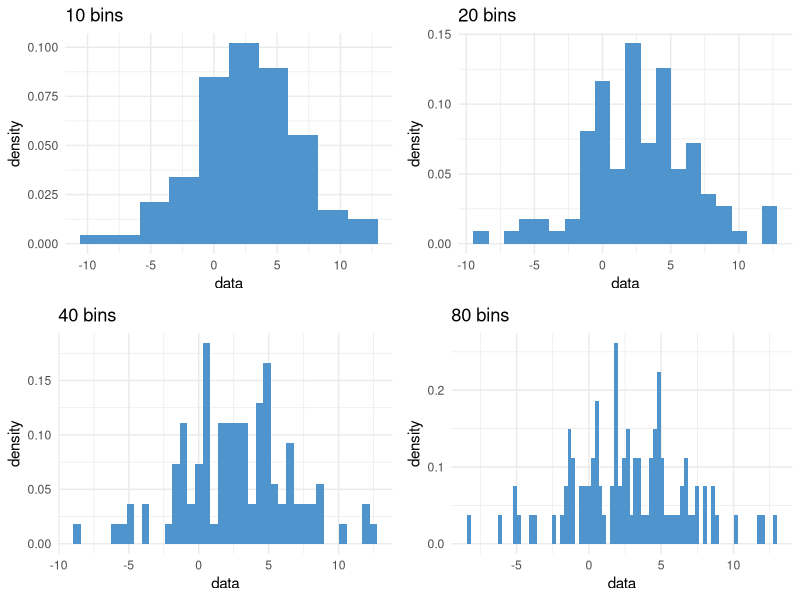
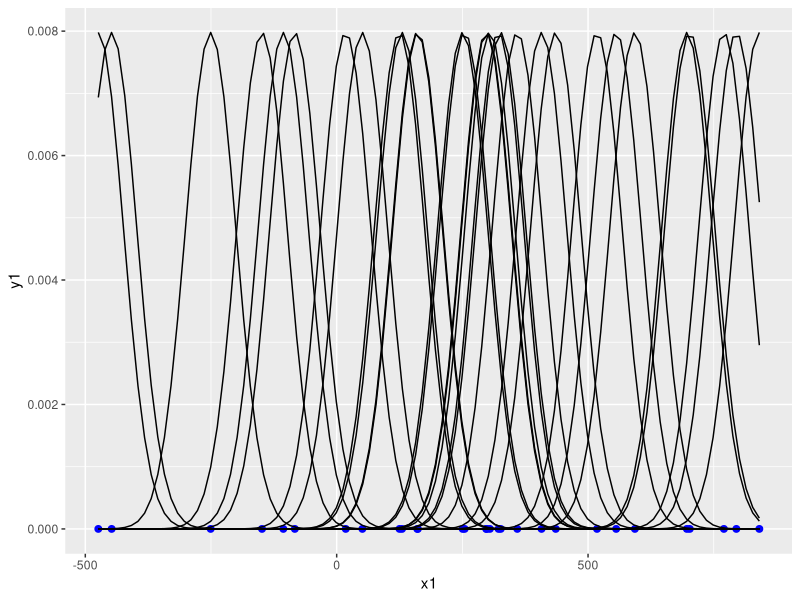
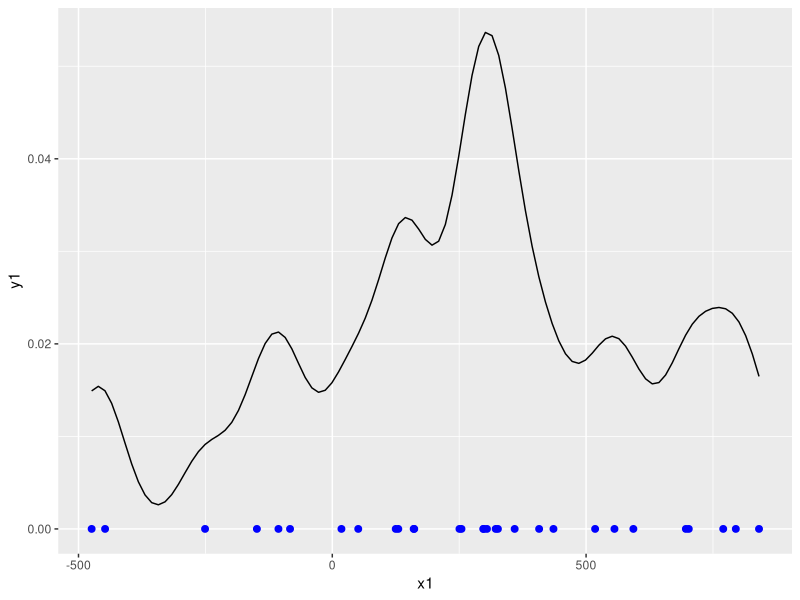
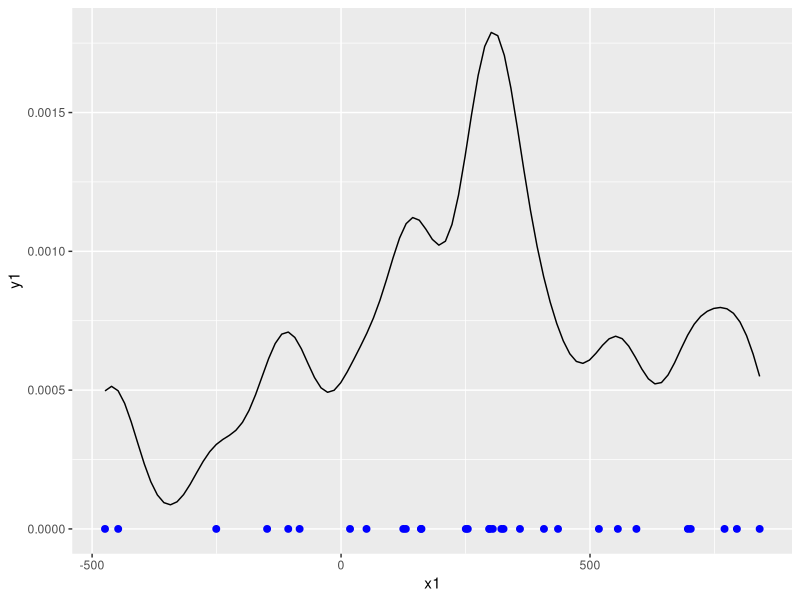
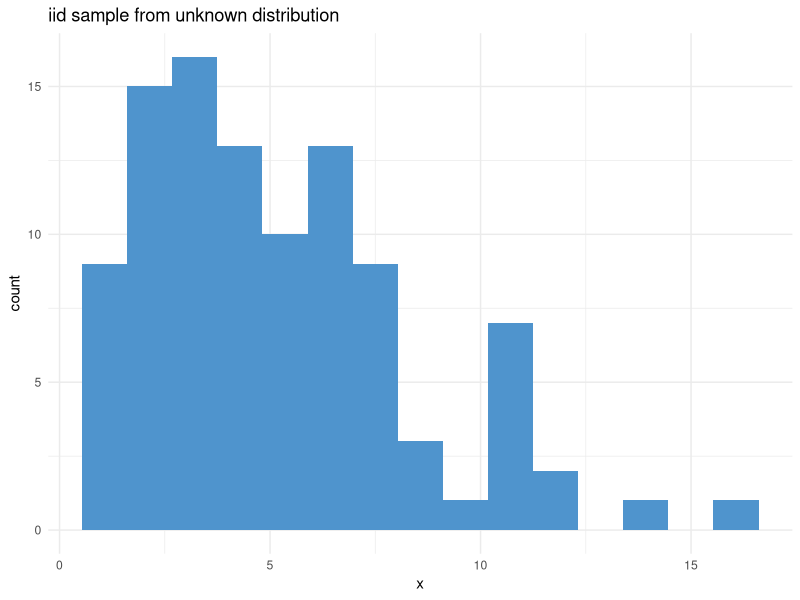

Generate these figures, in order, with R: (Note: this script raises an error after producing the figures.)
## ---- chunk 1
# this code chunk installs and loads all the libraries you'll need for the activity
packages <- c('ggplot2', 'gridExtra')

miss_pkgs <- packages[!packages %in% installed.packages()[,1]]

if(length(miss_pkgs) > 0){
  install.packages(miss_pkgs)
}

invisible(lapply(packages, library, character.only = TRUE))

rm(miss_pkgs, packages)

set.seed(455)
## ---- chunk 2
set.seed(455)
simdat <- rnorm(n = 100, mean = 2, sd = 4)
# fn borrowed from Son Phan
hist_bins <- function(data, bins) {
  ggplot(mapping = aes(x = data, y=..density..)) +
  geom_histogram(bins = bins, fill = "steelblue3") + 
  ggtitle(sprintf(fmt = "%i bins", bins)) + theme_minimal()
}

grid.arrange(hist_bins(simdat, 10), 
             hist_bins(simdat, 20), 
             hist_bins(simdat, 40), 
             hist_bins(simdat, 80), nrow=2)
## ---- chunk 3
set.seed(10)
x1 <- rnorm(30, mean = 400, sd = 400)
y1 <- rnorm(30, mean = 0, sd = 0)

simdat1 <- data.frame(x1, y1)

#for (q in 1:30){
ggplot(simdat1) +
  geom_point(aes(x = x1, y = y1), color = "blue", size = 2)+
  stat_function(fun = dnorm, args = list(mean = x1[1], sd = 50))+
  stat_function(fun = dnorm, args = list(mean = x1[2], sd = 50))+
  stat_function(fun = dnorm, args = list(mean = x1[3], sd = 50))+
  stat_function(fun = dnorm, args = list(mean = x1[4], sd = 50))+
  stat_function(fun = dnorm, args = list(mean = x1[5], sd = 50))+
  stat_function(fun = dnorm, args = list(mean = x1[6], sd = 50))+
  stat_function(fun = dnorm, args = list(mean = x1[7], sd = 50))+
  stat_function(fun = dnorm, args = list(mean = x1[8], sd = 50))+
  stat_function(fun = dnorm, args = list(mean = x1[9], sd = 50))+
  stat_function(fun = dnorm, args = list(mean = x1[10], sd = 50))+
  stat_function(fun = dnorm, args = list(mean = x1[11], sd = 50))+
  stat_function(fun = dnorm, args = list(mean = x1[12], sd = 50))+
  stat_function(fun = dnorm, args = list(mean = x1[13], sd = 50))+
  stat_function(fun = dnorm, args = list(mean = x1[14], sd = 50))+
  stat_function(fun = dnorm, args = list(mean = x1[15], sd = 50))+
  stat_function(fun = dnorm, args = list(mean = x1[16], sd = 50))+
  stat_function(fun = dnorm, args = list(mean = x1[17], sd = 50))+
  stat_function(fun = dnorm, args = list(mean = x1[18], sd = 50))+
  stat_function(fun = dnorm, args = list(mean = x1[19], sd = 50))+
  stat_function(fun = dnorm, args = list(mean = x1[20], sd = 50))+
  stat_function(fun = dnorm, args = list(mean = x1[21], sd = 50))+
  stat_function(fun = dnorm, args = list(mean = x1[22], sd = 50))+
  stat_function(fun = dnorm, args = list(mean = x1[23], sd = 50))+
  stat_function(fun = dnorm, args = list(mean = x1[24], sd = 50))+
  stat_function(fun = dnorm, args = list(mean = x1[25], sd = 50))+
  stat_function(fun = dnorm, args = list(mean = x1[26], sd = 50))+
  stat_function(fun = dnorm, args = list(mean = x1[27], sd = 50))+
  stat_function(fun = dnorm, args = list(mean = x1[28], sd = 50))+
  stat_function(fun = dnorm, args = list(mean = x1[29], sd = 50))+
  stat_function(fun = dnorm, args = list(mean = x1[30], sd = 50))
#}
## ---- chunk 4
eq <- function(x){
  dnorm(x, mean = x1[1], sd = 50)+
  dnorm(x, mean = x1[2], sd = 50)+
  dnorm(x, mean = x1[3], sd = 50)+
  dnorm(x, mean = x1[4], sd = 50)+
  dnorm(x, mean = x1[5], sd = 50)+
  dnorm(x, mean = x1[6], sd = 50)+
  dnorm(x, mean = x1[7], sd = 50)+
  dnorm(x, mean = x1[8], sd = 50)+
  dnorm(x, mean = x1[9], sd = 50)+
  dnorm(x, mean = x1[10],sd = 50)+
  dnorm(x, mean = x1[11], sd = 50)+
  dnorm(x, mean = x1[12], sd = 50)+
  dnorm(x, mean = x1[13], sd = 50)+
  dnorm(x, mean = x1[14], sd = 50)+
  dnorm(x, mean = x1[15], sd = 50)+
  dnorm(x, mean = x1[16], sd = 50)+
  dnorm(x, mean = x1[17], sd = 50)+
  dnorm(x, mean = x1[18], sd = 50)+
  dnorm(x, mean = x1[19], sd = 50)+
  dnorm(x, mean = x1[20], sd = 50)+  
  dnorm(x, mean = x1[21], sd = 50)+
  dnorm(x, mean = x1[22], sd = 50)+
  dnorm(x, mean = x1[23], sd = 50)+
  dnorm(x, mean = x1[24], sd = 50)+
  dnorm(x, mean = x1[25], sd = 50)+
  dnorm(x, mean = x1[26], sd = 50)+
  dnorm(x, mean = x1[27], sd = 50)+
  dnorm(x, mean = x1[28], sd = 50)+
  dnorm(x, mean = x1[29], sd = 50)+
  dnorm(x, mean = x1[30], sd = 50)
}
ggplot(simdat1) +
  geom_point(aes(x = x1, y = y1), color = "blue", size = 2)+
  stat_function(fun=eq)
## ---- chunk 5
kde <- function(x){
  eq(x)/30
}
ggplot(simdat1) +
  geom_point(aes(x = x1, y = y1), color = "blue", size = 2)+
  stat_function(fun=kde)
## ---- chunk 6
#simulate data, make it impossible to see this code
set.seed(455)
asimdat <- rchisq(n = 100, df = 5)
asimdat <- data.frame(x = asimdat)
## ---- chunk 7
ggplot(asimdat, aes(x=x)) +
  geom_histogram(bins = 15, fill = "steelblue3") +
  theme_minimal() + ggtitle("iid sample from unknown distribution")
## ---- chunk 8
my_est <- function(x, xi = 5, h = 0.5){
  # put your estimate here!
   1/((100 * h) *sqrt(2*pi)) * exp(-1/2 * ((x - xi)/h)^2) 
}


# to get the whole kde estimate, sum my_est over each s
kern <- matrix(ncol = 100, nrow = 100)
kde <- function(x, x_i = 5, h = 0.5){
  for(i in 1:100){
    kern[i, ] <- my_est(x = asimdat$x, s = asimdat$x[i], h = h)
  }
  colSums(kern)
}


# uncomment lines in this ggplot code as you finish the functions below

ggplot(asimdat, aes(x=x)) +
  theme_minimal() +
  geom_density() +   # generic geom_density
  geom_density(bw = 0.5, kernel = "gaussian", color = "blue") + #closer to your estimator
  stat_function(fun = my_est, color = "red")  + # your estimate at s = 5
  geom_line(aes(x = x, y = kde(x)), color = "pink") + # and your overall estimate!
  NULL 
## ---- chunk 9
gaus <- ggplot(mapping = aes(x = simdat, y=..density..)) +
  geom_histogram(bins = 10, fill = "steelblue3") + theme_minimal() +
  geom_density(kernel = "gaussian", bw = 0.3, color = "pink", size = 1) +
  ggtitle("Gaussian Kernel")

e <- ggplot(mapping = aes(x = simdat, y=..density..)) +
  geom_histogram(bins = 10, fill = "steelblue3") + theme_minimal() +
  geom_density(kernel = "epanechnikov", bw = 0.3, color = "pink", size = 1) +
  ggtitle("Epanechnikov Kernel")

tri <- ggplot(mapping = aes(x = simdat, y=..density..)) +
  geom_histogram(bins = 10, fill = "steelblue3") + theme_minimal() +
  geom_density(kernel = "triangular", bw = 0.3, color = "pink", size = 1) +
  ggtitle("Triangular Kernel")

rect <- ggplot(mapping = aes(x = simdat, y=..density..)) +
  geom_histogram(bins = 10, fill = "steelblue3") + theme_minimal() +
  geom_density(kernel = "rectangular", bw = 0.3, color = "pink", size = 1) +
  ggtitle("Rectangular Kernel")

grid.arrange(gaus, e, tri, rect, nrow=2)
## ---- chunk 10
gaus25 <- ggplot(mapping = aes(x = simdat, y=..density..)) +
  geom_histogram(bins = 10, fill = "steelblue3") + theme_minimal() +
  geom_density(kernel = "gaussian", bw = 0.25, color = "pink", size = 1) +
  ggtitle("Gaussian Kernel, bandwith = 0.25")

gaus50 <- ggplot(mapping = aes(x = simdat, y=..density..)) +
  geom_histogram(bins = 10, fill = "steelblue3") + theme_minimal() +
  geom_density(kernel = "gaussian", bw = 0.50, color = "pink", size = 1) +
  ggtitle("Gaussian Kernel, bandwith = 0.50")

gaus75 <- ggplot(mapping = aes(x = simdat, y=..density..)) +
  geom_histogram(bins = 10, fill = "steelblue3") + theme_minimal() +
  geom_density(kernel = "gaussian", bw = 0.75, color = "pink", size = 1) +
  ggtitle("Gaussian Kernel, bandwith = 0.75")

gaus1 <- ggplot(mapping = aes(x = simdat, y=..density..)) +
  geom_histogram(bins = 10, fill = "steelblue3") + theme_minimal() +
  geom_density(kernel = "gaussian", bw = 1, color = "pink", size = 1) +
  ggtitle("Gaussian Kernel, bandwith = 1")

grid.arrange(gaus25, gaus50, gaus75, gaus1, nrow=2)
## ---- chunk 11
ggplot(asimdat, aes(x = x, y = kde(h = 2))) +
  geom_line()
